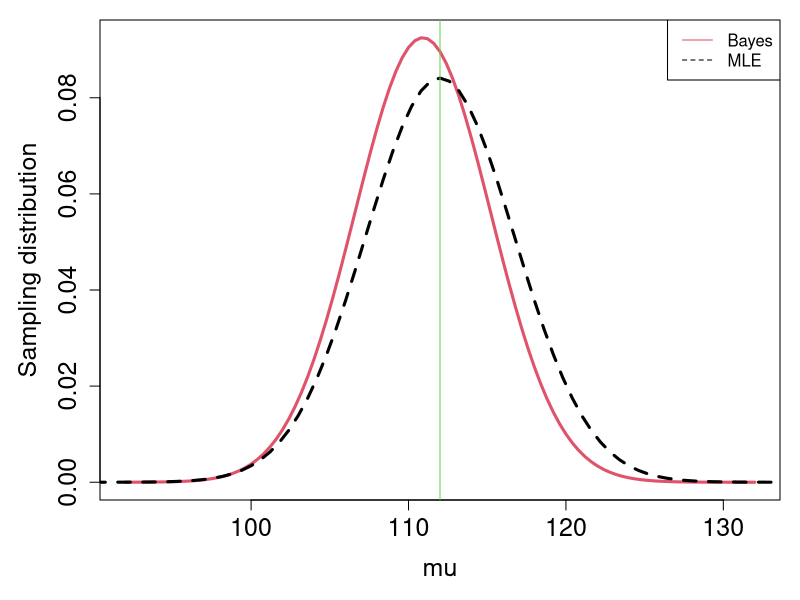
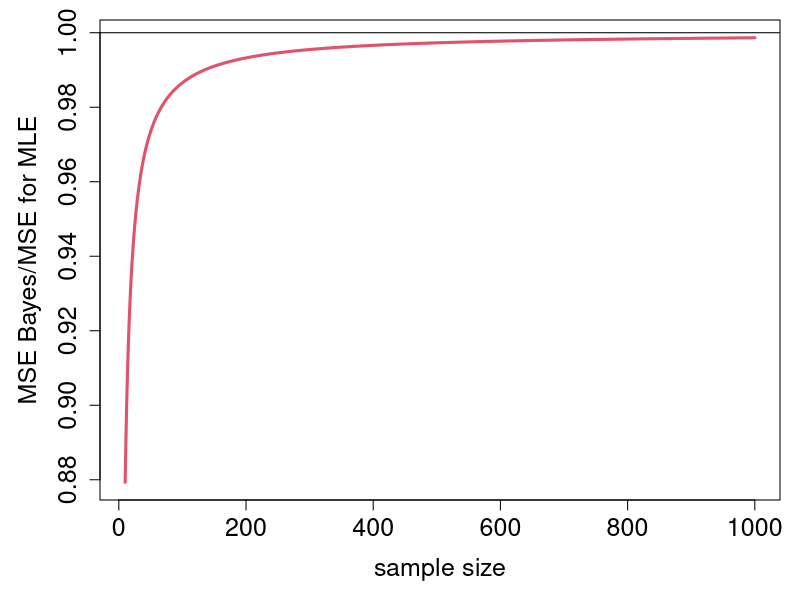

These figures' R source, in order:
## ---- chunk 1
knitr::opts_chunk$set(echo = TRUE)
library(tidyverse)
## ---- chunk 2
# priors for mean and sd IQ scores
mu0 <- 100 
sigma.0 <- 15
sigma.mu0 <- sigma.0

# assume sigma.y known
sigma.y <- 15

# info from town
ybar <- 113
n <- 10

post_var <- (1/sigma.mu0^2  + n/sigma.y^2)^(-1)
post_mean <- post_var*(mu0/sigma.mu0^2 + n*ybar/sigma.y^2)

# estimate and CI
post_mean
qnorm(c(0.025, 0.975), post_mean, sqrt(post_var) )


## ---- chunk 3
# settings
mustar <- 112 # true mu in town

# little function to get info from posterior for mu
# being lazy and not using input arguments, most are defined globally
Bayes <- function(n) {
  V <- (1 / sigma.mu0 ^ 2  + n / sigma.y ^ 2) ^ (-1)
  point <- V * (mu0 / sigma.mu0 ^ 2 + n * mustar / sigma.y ^ 2)
  add <- qnorm(0.975) * sqrt(V)
  samplingvarpointestimate <- V ^ 2 * n / (sigma.y ^ 2)
  return(
    list(
      point = point,
      V = V,
      samplingvarpointestimate = samplingvarpointestimate,
      low = point - add,
      up = point + add
    )
  )
}

# plot sampling distr for n=10
n <- 10
par(
  mfrow = c(1, 1),
  cex.axis = 1.5,
  cex.lab = 1.5,
  mar = c(5, 5, 1, 1)
)
curve(
  dnorm(x, Bayes(n)$point, sqrt(Bayes(n)$samplingvarpointestimate)),
  xlim = c(mustar - 20, mustar + 20),
  col = 2,
  lwd = 3,
  xlab = "mu",
  ylab = "Sampling distribution"
)
curve(
  dnorm(x, mustar, sigma.y / sqrt(n)),
  xlim = c(mustar - 30, mustar + 30),
  add = TRUE,
  col = 1,
  lty = 2,
  lwd = 3
)
abline(v = mustar, col = 3)
legend(
  "topright",
  legend = c("Bayes", "MLE"),
  col = c(2, 1),
  lty = c(1, 2)
)

## ---- chunk 4
# simulate bias and MSE, with a little function again
BiasEtc <-
  function(est = "Bayes", # choice of Bayes or else defaults to MLE
           n = n) {
    if (est == "Bayes") {
      V <- Bayes(n)$V
      bias <- V * (mu0 / (sigma.mu0 ^ 2) + n * mustar / (sigma.y ^ 2)) -  mustar
      var <- Bayes(n)$samplingvarpointestimate
    } else {
      bias <- 0
      var <- sigma.y ^ 2 / n
    }
    return(list(
      var = var,
      bias = bias,
      MSE = bias ^ 2 + var
    ))
  }
BiasEtc(n = 10)
BiasEtc(est  = "MLE", n = 10)


samplesizes <- seq(10, 1000)
#pdf(paste(figdir, "hw3_samplingMSEratios.pdf", sep = ""))
par(
  mfrow = c(1, 1),
  cex.axis = 1.5,
  cex.lab = 1.5,
  mar = c(5, 5, 1, 1)
)
plot(
  BiasEtc(est = "Bayes", n  = samplesizes)$MSE / 
    BiasEtc(est = "MLE", n  = samplesizes)$MSE ~ samplesizes,
  type = "l",
  col = 2,
  lwd = 3,
  ylab = "MSE Bayes/MSE for MLE",
  xlab = "sample size"
)
abline(h = 1)
#dev.off()

